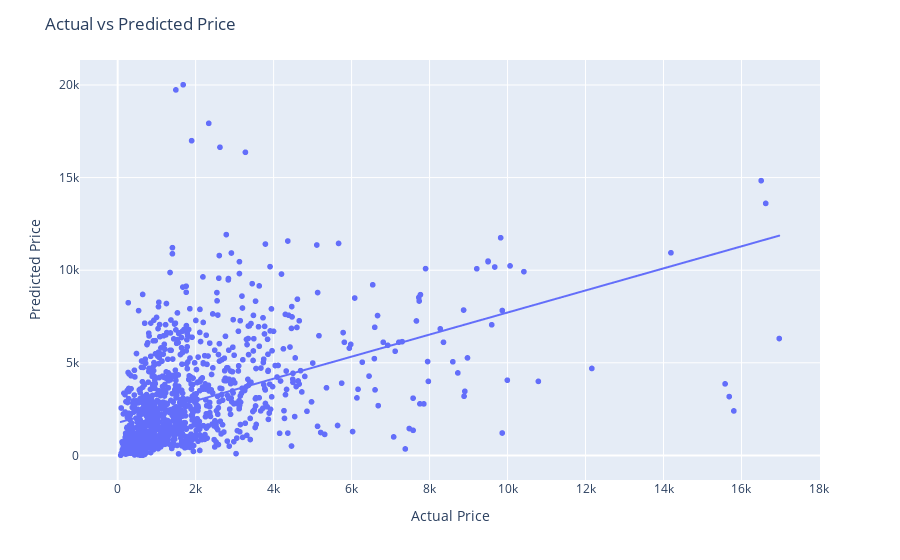

Notebook code for this chart:
### Code cell
y_pred_reshaped = y_pred.reshape(-1)
fig = px.scatter(x=y_test, y=y_pred_reshaped,
                 labels={'x': 'Actual Price', 'y': 'Predicted Price'},
                 trendline="ols"
                 )
fig.update_layout(title='Actual vs Predicted Price', xaxis_title="Actual Price", yaxis_title="Predicted Price")
fig.show()

### Figure 1 — Plotly figure (JSON) as saved in the notebook; plotly's stock layout.template omitted (floating-point values rounded to 4 significant figures; data arrays with more than 128 entries replaced by an {"elided": "..."} marker saying what was removed)
{"data": [{"hovertemplate": "Actual Price=%{x}<br>Predicted Price=%{y}<extra></extra>", "legendgroup": "", "marker": {"color": "#636efa", "symbol": "circle"}, "mode": "markers", "name": "", "showlegend": false, "type": "scattergl", "x": {"elided": "1188 int values"}, "xaxis": "x", "y": {"elided": "1188 float values"}, "yaxis": "y"}, {"hovertemplate": "<b>OLS trendline</b><br>y = 0.595534 * x + 1759.75<br>R<sup>2</sup>=0.216115<br><br>Actual Price=%{x}<br>Predicted Price=%{y} <b>(trend)</b><extra></extra>", "legendgroup": "", "marker": {"color": "#636efa", "symbol": "circle"}, "mode": "lines", "name": "", "showlegend": false, "type": "scattergl", "x": {"elided": "1188 int values"}, "xaxis": "x", "y": {"elided": "1188 float values"}, "yaxis": "y"}], "layout": {"legend": {"tracegroupgap": 0}, "margin": {"t": 60}, "title": {"text": "Actual vs Predicted Price"}, "xaxis": {"anchor": "y", "domain": [0, 1], "title": {"text": "Actual Price"}}, "yaxis": {"anchor": "x", "domain": [0, 1], "title": {"text": "Predicted Price"}}}}
